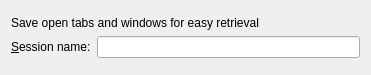
<ui version="4.0" >
 <class>KonqNewSessionDlgBase</class>
 <widget class="QWidget" name="KonqNewSessionDlgBase" >
  <property name="geometry" >
   <rect>
    <x>0</x>
    <y>0</y>
    <width>371</width>
    <height>75</height>
   </rect>
  </property>
  <property name="sizePolicy" >
   <sizepolicy vsizetype="Fixed" hsizetype="Preferred" >
    <horstretch>0</horstretch>
    <verstretch>0</verstretch>
   </sizepolicy>
  </property>
  <layout class="QGridLayout" name="gridLayout" >
   <item row="0" column="0" >
    <layout class="QVBoxLayout" name="verticalLayout" >
     <property name="sizeConstraint" >
      <enum>QLayout::SetFixedSize</enum>
     </property>
     <item>
      <widget class="QLabel" name="lblDescription" >
       <property name="sizePolicy" >
        <sizepolicy vsizetype="Fixed" hsizetype="Preferred" >
         <horstretch>0</horstretch>
         <verstretch>0</verstretch>
        </sizepolicy>
       </property>
       <property name="text" >
        <string>Save open tabs and windows for easy retrieval</string>
       </property>
       <property name="buddy" >
        <cstring>m_pSessionName</cstring>
       </property>
      </widget>
     </item>
     <item>
      <layout class="QHBoxLayout" name="horizontalLayout" >
       <item>
        <widget class="QLabel" name="lblSessionName" >
         <property name="text" >
          <string>&amp;Session name:</string>
         </property>
         <property name="buddy" >
          <cstring>m_pSessionName</cstring>
         </property>
        </widget>
       </item>
       <item>
        <widget class="KLineEdit" name="m_pSessionName" />
       </item>
      </layout>
     </item>
    </layout>
   </item>
  </layout>
 </widget>
 <customwidgets>
  <customwidget>
   <class>KLineEdit</class>
   <extends>QLineEdit</extends>
   <header>klineedit.h</header>
  </customwidget>
 </customwidgets>
 <resources/>
 <connections/>
</ui>
